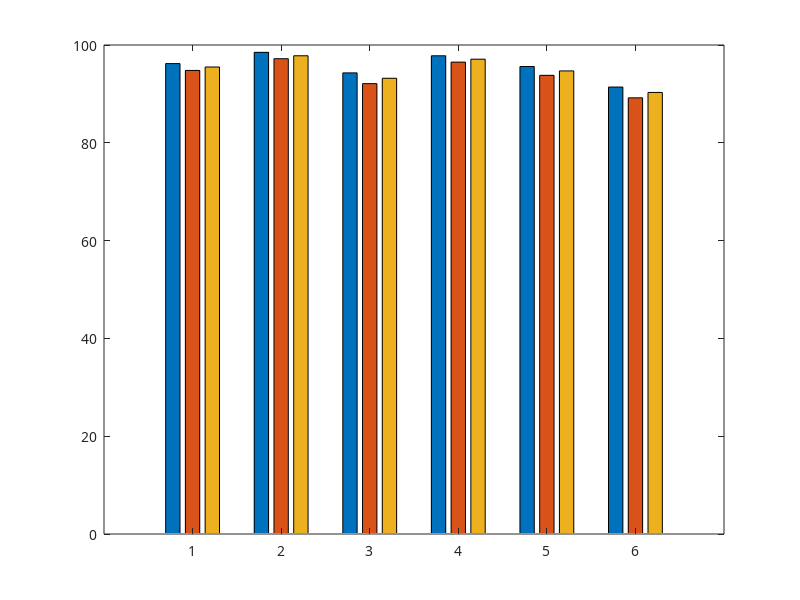

Source code (MATLAB): (Note: this script raises an error after producing the figure.)
%% plot_01_nlp_command_performance.m
% 自然语言指令解析性能评估
% 运行后导出：fig_01_nlp_command_performance.png / .svg / .pdf

clear; clc; close all;

% 字体设置：Windows 优先使用 Microsoft YaHei，论文排版较稳
set(groot, 'defaultAxesFontName', 'Microsoft YaHei');
set(groot, 'defaultTextFontName', 'Microsoft YaHei');

categories = {'车辆控制','天气设置','场景编辑','传感器配置','交通控制','综合指令'};
accuracy = [96.2, 98.5, 94.3, 97.8, 95.6, 91.4];
recall   = [94.8, 97.2, 92.1, 96.5, 93.8, 89.2];
f1score  = [95.5, 97.8, 93.2, 97.1, 94.7, 90.3];

data = [accuracy; recall; f1score]';

fig = figure('Color','w','Position',[100 100 1100 560]);
b = bar(data, 'grouped', 'BarWidth', 0.76);

% 配色接近原图
b(1).FaceColor = [0.31 0.61 0.74];   % 蓝
b(2).FaceColor = [0.74 0.31 0.56];   % 紫红
b(3).FaceColor = [1.00 0.63 0.13];   % 橙

ax = gca;
ax.XTick = 1:numel(categories);
ax.XTickLabel = categories;
ax.FontSize = 11;
ax.LineWidth = 1.0;
ax.GridAlpha = 0.22;
grid on;
box off;

ylim([86 100]);
ylabel('百分比 (%)','FontSize',13,'FontWeight','bold');
xlabel('指令类别','FontSize',12);
title('自然语言指令解析性能评估','FontSize',14,'FontWeight','bold');
legend({'准确率(Accuracy)','召回率(Recall)','F1分数'}, 'Location','northeast', 'Box','on');

% 数值标注
for i = 1:numel(b)
    xtips = b(i).XEndPoints;
    ytips = b(i).YEndPoints;
    labels = string(sprintfc('%.1f', b(i).YData));
    text(xtips, ytips + 0.18, labels, 'HorizontalAlignment','center', ...
        'VerticalAlignment','bottom','FontSize',9,'FontWeight','bold');
end

set(gca, 'LooseInset', max(get(gca,'TightInset'), 0.02));

exportgraphics(fig, 'fig_01_nlp_command_performance.png', 'Resolution', 300);
exportgraphics(fig, 'fig_01_nlp_command_performance.pdf', 'ContentType','vector');
exportgraphics(fig, 'fig_01_nlp_command_performance.svg', 'ContentType','vector');
